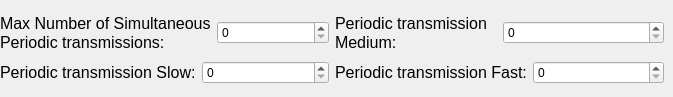
   <widget class="QWidget" name="tab_2">
    <attribute name="title">
     <string>Periodic Transmission</string>
    </attribute>
    <widget class="QWidget" name="layoutWidget">
     <property name="geometry">
      <rect>
       <x>0</x>
       <y>11</y>
       <width>664</width>
       <height>77</height>
      </rect>
     </property>
     <layout class="QHBoxLayout" name="horizontalLayout_8">
      <item>
       <layout class="QVBoxLayout" name="verticalLayout_2">
        <item>
         <layout class="QHBoxLayout" name="horizontalLayout_3">
          <item>
           <widget class="QLabel" name="label_3">
            <property name="text">
             <string>&lt;!DOCTYPE HTML PUBLIC &quot;-//W3C//DTD HTML 4.0//EN&quot; &quot;http://www.w3.org/TR/REC-html40/strict.dtd&quot;&gt;
&lt;html&gt;&lt;head&gt;&lt;meta name=&quot;qrichtext&quot; content=&quot;1&quot; /&gt;&lt;style type=&quot;text/css&quot;&gt;
p, li { white-space: pre-wrap; }
&lt;/style&gt;&lt;/head&gt;&lt;body style=&quot; font-family:'Consolas'; font-size:12pt; font-weight:400; font-style:normal;&quot;&gt;
&lt;p style=&quot; margin-top:0px; margin-bottom:0px; margin-left:0px; margin-right:0px; -qt-block-indent:0; text-indent:0px;&quot;&gt;Max Number of Simultaneous&lt;/p&gt;
&lt;p style=&quot; margin-top:0px; margin-bottom:0px; margin-left:0px; margin-right:0px; -qt-block-indent:0; text-indent:0px;&quot;&gt;Periodic transmissions:&lt;/p&gt;&lt;/body&gt;&lt;/html&gt;</string>
            </property>
           </widget>
          </item>
          <item>
           <widget class="QSpinBox" name="spbxMaxNumberofSimultaneousPeriodictransmissions">
            <property name="maximum">
             <number>65535</number>
            </property>
           </widget>
          </item>
         </layout>
        </item>
        <item>
         <layout class="QHBoxLayout" name="horizontalLayout_4">
          <item>
           <widget class="QLabel" name="label_4">
            <property name="text">
             <string>&lt;!DOCTYPE HTML PUBLIC &quot;-//W3C//DTD HTML 4.0//EN&quot; &quot;http://www.w3.org/TR/REC-html40/strict.dtd&quot;&gt;
&lt;html&gt;&lt;head&gt;&lt;meta name=&quot;qrichtext&quot; content=&quot;1&quot; /&gt;&lt;style type=&quot;text/css&quot;&gt;
p, li { white-space: pre-wrap; }
&lt;/style&gt;&lt;/head&gt;&lt;body style=&quot; font-family:'Consolas'; font-size:12pt; font-weight:400; font-style:normal;&quot;&gt;
&lt;p style=&quot; margin-top:0px; margin-bottom:0px; margin-left:0px; margin-right:0px; -qt-block-indent:0; text-indent:0px;&quot;&gt;Periodic transmission Slow:&lt;/p&gt;&lt;/body&gt;&lt;/html&gt;</string>
            </property>
           </widget>
          </item>
          <item>
           <widget class="QSpinBox" name="spbxPeriodicTransmissionSlow">
            <property name="maximum">
             <number>65535</number>
            </property>
           </widget>
          </item>
         </layout>
        </item>
       </layout>
      </item>
      <item>
       <layout class="QVBoxLayout" name="verticalLayout_3">
        <item>
         <layout class="QHBoxLayout" name="horizontalLayout_6">
          <item>
           <widget class="QLabel" name="label_7">
            <property name="text">
             <string>&lt;!DOCTYPE HTML PUBLIC &quot;-//W3C//DTD HTML 4.0//EN&quot; &quot;http://www.w3.org/TR/REC-html40/strict.dtd&quot;&gt;
&lt;html&gt;&lt;head&gt;&lt;meta name=&quot;qrichtext&quot; content=&quot;1&quot; /&gt;&lt;style type=&quot;text/css&quot;&gt;
p, li { white-space: pre-wrap; }
&lt;/style&gt;&lt;/head&gt;&lt;body style=&quot; font-family:'Consolas'; font-size:12pt; font-weight:400; font-style:normal;&quot;&gt;
&lt;p style=&quot; margin-top:0px; margin-bottom:0px; margin-left:0px; margin-right:0px; -qt-block-indent:0; text-indent:0px;&quot;&gt;Periodic transmission&lt;/p&gt;
&lt;p style=&quot; margin-top:0px; margin-bottom:0px; margin-left:0px; margin-right:0px; -qt-block-indent:0; text-indent:0px;&quot;&gt;Medium:&lt;/p&gt;&lt;/body&gt;&lt;/html&gt;</string>
            </property>
           </widget>
          </item>
          <item>
           <widget class="QSpinBox" name="spbxPeriodicTransmissionMedium">
            <property name="maximum">
             <number>65535</number>
            </property>
           </widget>
          </item>
         </layout>
        </item>
        <item>
         <layout class="QHBoxLayout" name="horizontalLayout_5">
          <item>
           <widget class="QLabel" name="label_5">
            <property name="text">
             <string>&lt;!DOCTYPE HTML PUBLIC &quot;-//W3C//DTD HTML 4.0//EN&quot; &quot;http://www.w3.org/TR/REC-html40/strict.dtd&quot;&gt;
&lt;html&gt;&lt;head&gt;&lt;meta name=&quot;qrichtext&quot; content=&quot;1&quot; /&gt;&lt;style type=&quot;text/css&quot;&gt;
p, li { white-space: pre-wrap; }
&lt;/style&gt;&lt;/head&gt;&lt;body style=&quot; font-family:'Consolas'; font-size:12pt; font-weight:400; font-style:normal;&quot;&gt;
&lt;p style=&quot; margin-top:0px; margin-bottom:0px; margin-left:0px; margin-right:0px; -qt-block-indent:0; text-indent:0px;&quot;&gt;Periodic transmission Fast:&lt;/p&gt;&lt;/body&gt;&lt;/html&gt;</string>
            </property>
           </widget>
          </item>
          <item>
           <widget class="QSpinBox" name="spbxPeriodicTransmissionFast">
            <property name="maximum">
             <number>65535</number>
            </property>
           </widget>
          </item>
         </layout>
        </item>
       </layout>
      </item>
     </layout>
    </widget>
   </widget>
